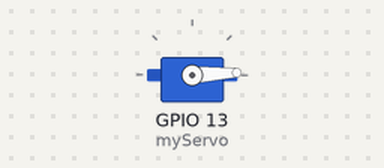
This sketch was run on a simulated ESP32. On the bench: servo.

Above: at 0.05 s.
At 1.3 s:
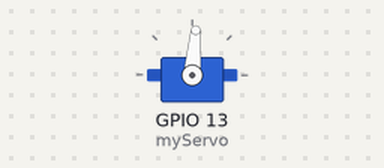
At 2.6 s:
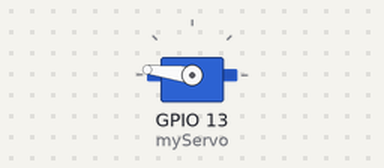
At 5.2 s:
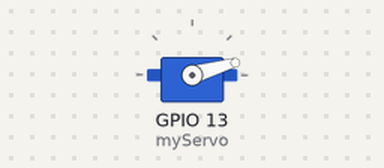
Timing chart, 0 to 7.1 s (numbered marks = the images above):
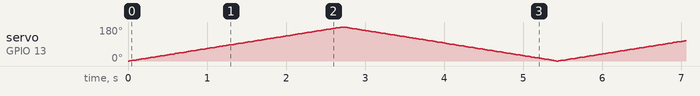

The sketch:

sketch.ino
```cpp
#include <ESP32Servo.h>

Servo myServo;               // Create a Servo object

void setup() {
  myServo.attach(13);        // Attach the Servo to GPIO 13
}

void loop() {
  // Sweep the servo from 0 to 180 degrees
  for (int angle = 0; angle <= 180; angle++) {
    myServo.write(angle);   // Move the servo to the given angle
    delay(15);              // Wait for the servo to reach the position
  }

  // Sweep the servo from 180 back to 0 degrees
  for (int angle = 180; angle >= 0; angle--) {
    myServo.write(angle);   // Move the servo to the given angle
    delay(15);              // Wait for the servo to reach the position
  }
}
```
